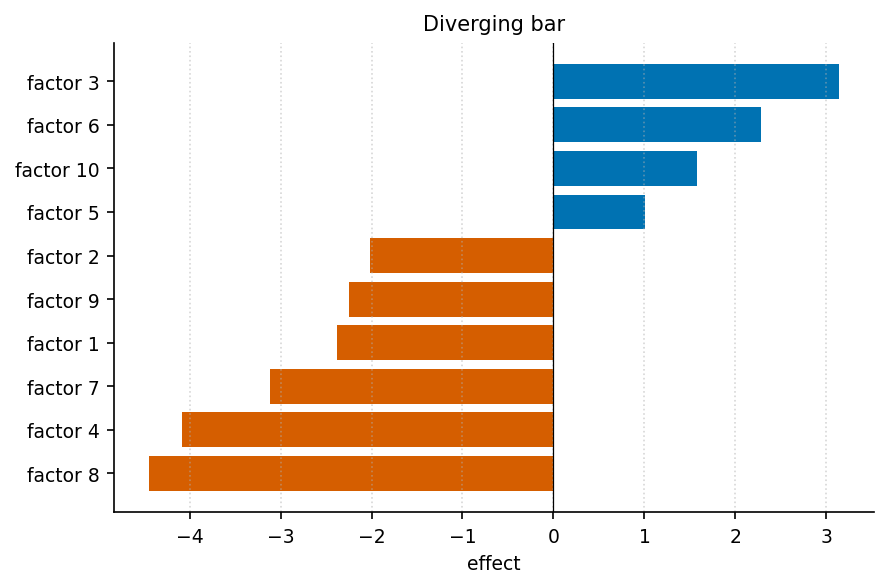

The script that saved this image:
"""bar_diverging: 发散柱状（正负对比，tornado chart）."""
import sys, os; sys.path.insert(0, os.path.join(os.path.dirname(os.path.abspath(__file__)), '..', '..', '_utils', 'python'))
import numpy as np
import matplotlib.pyplot as plt
from theme import apply_theme
from palette import cycle

def make_figure(labels=None, values=None, title='Diverging bar'):
    apply_theme()
    if labels is None:
        labels = [f'factor {i+1}' for i in range(10)]
        values = np.random.default_rng(2).uniform(-5, 5, 10)
    order = np.argsort(values)
    labels = [labels[i] for i in order]; values = values[order]
    colors = [cycle(1) if v < 0 else cycle(0) for v in values]
    fig, ax = plt.subplots()
    ax.barh(labels, values, color=colors)
    ax.axvline(0, color='k', linewidth=0.6)
    ax.set_xlabel('effect'); ax.set_title(title)
    ax.grid(True, axis='x', linestyle=':', alpha=0.5)
    fig.tight_layout()
    return fig

if __name__ == '__main__':
    fig = make_figure()
    fig.savefig(__file__.replace('.py', '.png'), dpi=150)
